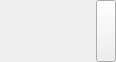
<?xml version="1.0" encoding="UTF-8"?>
<ui version="4.0">
 <class>TXImageButton</class>
 <widget class="QWidget" name="TXImageButton">
  <property name="geometry">
   <rect>
    <x>0</x>
    <y>0</y>
    <width>116</width>
    <height>62</height>
   </rect>
  </property>
  <property name="windowTitle">
   <string>TXImageButton</string>
  </property>
  <layout class="QHBoxLayout" name="horizontalLayout">
   <property name="spacing">
    <number>0</number>
   </property>
   <property name="leftMargin">
    <number>0</number>
   </property>
   <property name="topMargin">
    <number>0</number>
   </property>
   <property name="rightMargin">
    <number>0</number>
   </property>
   <property name="bottomMargin">
    <number>0</number>
   </property>
   <item>
    <widget class="QWidget" name="left_widget" native="true">
     <layout class="QVBoxLayout" name="verticalLayout">
      <property name="spacing">
       <number>0</number>
      </property>
      <property name="leftMargin">
       <number>0</number>
      </property>
      <property name="topMargin">
       <number>0</number>
      </property>
      <property name="rightMargin">
       <number>0</number>
      </property>
      <property name="bottomMargin">
       <number>0</number>
      </property>
      <item>
       <widget class="QLabel" name="lb_image">
        <property name="sizePolicy">
         <sizepolicy hsizetype="Preferred" vsizetype="Preferred">
          <horstretch>0</horstretch>
          <verstretch>0</verstretch>
         </sizepolicy>
        </property>
        <property name="text">
         <string/>
        </property>
        <property name="alignment">
         <set>Qt::AlignCenter</set>
        </property>
       </widget>
      </item>
      <item>
       <widget class="QLabel" name="lb_text">
        <property name="minimumSize">
         <size>
          <width>0</width>
          <height>20</height>
         </size>
        </property>
        <property name="maximumSize">
         <size>
          <width>16777215</width>
          <height>20</height>
         </size>
        </property>
        <property name="text">
         <string/>
        </property>
        <property name="alignment">
         <set>Qt::AlignCenter</set>
        </property>
       </widget>
      </item>
     </layout>
    </widget>
   </item>
   <item>
    <widget class="QWidget" name="right_widget" native="true">
     <property name="maximumSize">
      <size>
       <width>20</width>
       <height>16777215</height>
      </size>
     </property>
     <layout class="QVBoxLayout" name="verticalLayout_2">
      <property name="spacing">
       <number>0</number>
      </property>
      <property name="leftMargin">
       <number>0</number>
      </property>
      <property name="topMargin">
       <number>0</number>
      </property>
      <property name="rightMargin">
       <number>0</number>
      </property>
      <property name="bottomMargin">
       <number>0</number>
      </property>
      <item>
       <widget class="QPushButton" name="btn_operate">
        <property name="sizePolicy">
         <sizepolicy hsizetype="Preferred" vsizetype="Preferred">
          <horstretch>0</horstretch>
          <verstretch>0</verstretch>
         </sizepolicy>
        </property>
        <property name="minimumSize">
         <size>
          <width>15</width>
          <height>0</height>
         </size>
        </property>
        <property name="text">
         <string/>
        </property>
       </widget>
      </item>
     </layout>
    </widget>
   </item>
  </layout>
 </widget>
 <layoutdefault spacing="6" margin="11"/>
 <resources/>
 <connections/>
</ui>
